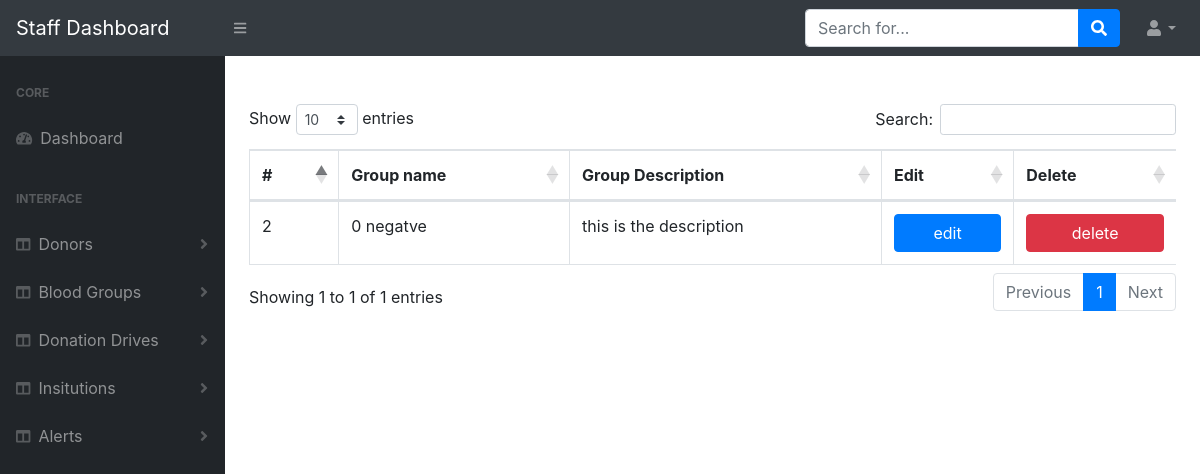
The page /staff/dist/managebloodgroups.php (signed in) on the database its author committed.
### tables this page shows
CREATE TABLE `blood_group` (
  `blood_group_id` int(11) NOT NULL,
  `blood_group_name` varchar(100) NOT NULL,
  `blood_group_desc` varchar(800) NOT NULL
);

### staff/dist/managebloodgroups.php (the view, shortened to what this page needs)
<!DOCTYPE html>
<html lang="en">
    <head>
        <link href="css/styles.css" rel="stylesheet" />
        <link href="https://cdn.datatables.net/1.10.20/css/dataTables.bootstrap4.min.css" rel="stylesheet" />
    <link rel="stylesheet" href="plugins/datatables.net-bs4/css/dataTables.bootstrap4.min.css">
    </head>
    <body class="sb-nav-fixed">
        <nav class="sb-topnav navbar navbar-expand navbar-dark bg-dark">
            <a class="navbar-brand" href="dashboard.php">Staff Dashboard</a>
            <button class="btn btn-link btn-sm order-1 order-lg-0" id="sidebarToggle" href="#"><i class="fas fa-bars"></i></button>
            <form class="d-none d-md-inline-block form-inline ml-auto mr-0 mr-md-3 my-2 my-md-0">
                <div class="input-group">
                    <input class="form-control" type="text" placeholder="Search for..." aria-label="Search" aria-describedby="basic-addon2" />
                    <div class="input-group-append">
                        <button class="btn btn-primary" type="button"><i class="fas fa-search"></i></button>
                    </div>
                </div>
            </form>
            <ul class="navbar-nav ml-auto ml-md-0">
                <li class="nav-item dropdown">
                    <a class="nav-link dropdown-toggle" id="userDropdown" href="#" role="button" data-toggle="dropdown" aria-haspopup="true" aria-expanded="false"><i class="fas fa-user fa-fw"></i></a>
                </li>
            </ul>
        </nav>
        <div id="layoutSidenav">
            <div id="layoutSidenav_nav">
               <?php include_once 'sidebar.php'; ?>
            </div>
            <div id="layoutSidenav_content">
                <main>
                    <div class="container-fluid" style="padding-top: 3rem;">
                    <table class="table table-bordered" id="allgroups">
  <thead>
    <tr>
      <th scope="col">#</th>
      <th scope="col">Group name</th>
      <th scope="col">Group Description</th>
      <th scope="col">Edit</th>
      <th scope="col">Delete</th>
    </tr>
  </thead>
  <tbody>
                    <?php
     include '../dbconnection.php';
        $data = "SELECT * FROM `blood_group`";
        $query = mysqli_query($conn, $data);
        while($fetch = mysqli_fetch_assoc($query)){
            $record = $fetch['blood_group_id'];
            $name = $fetch['blood_group_name'];
            $desc = $fetch['blood_group_desc'];
            echo "
                <tr>
                    <td>$record</td>
                    <td>$name</td>
                    <td>$desc</td>
                    <td><a href='editbloodgroup.php?id=$record' class='btn btn-primary btn-block'>edit</td>
                    <td><a href='deleteblooadgroup.php?id=$record' class='btn btn-danger btn-block'>delete</td>
                </tr>
            ";
        }
     ?>
  </tbody>
</table>
                    </div>
                </main>
            </div>
        </div>
    </body>
</html>

### rows shown on the page
blood_group: blood_group_id "2", blood_group_name "0 negatve", blood_group_desc "this is the description"
